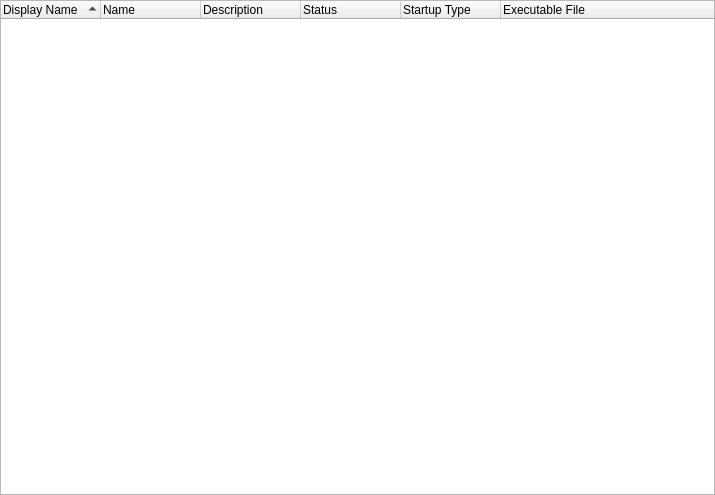
<?xml version="1.0" encoding="UTF-8"?>
<ui version="4.0">
 <class>SysInfoDrivers</class>
 <widget class="QWidget" name="SysInfoDrivers">
  <property name="geometry">
   <rect>
    <x>0</x>
    <y>0</y>
    <width>715</width>
    <height>495</height>
   </rect>
  </property>
  <property name="windowTitle">
   <string/>
  </property>
  <layout class="QVBoxLayout" name="verticalLayout">
   <property name="leftMargin">
    <number>0</number>
   </property>
   <property name="topMargin">
    <number>0</number>
   </property>
   <property name="rightMargin">
    <number>0</number>
   </property>
   <property name="bottomMargin">
    <number>0</number>
   </property>
   <item>
    <widget class="QTreeWidget" name="tree">
     <property name="contextMenuPolicy">
      <enum>Qt::ContextMenuPolicy::CustomContextMenu</enum>
     </property>
     <property name="showDropIndicator" stdset="0">
      <bool>false</bool>
     </property>
     <property name="indentation">
      <number>0</number>
     </property>
     <property name="sortingEnabled">
      <bool>true</bool>
     </property>
     <attribute name="headerShowSortIndicator" stdset="0">
      <bool>true</bool>
     </attribute>
     <column>
      <property name="text">
       <string>Display Name</string>
      </property>
     </column>
     <column>
      <property name="text">
       <string>Name</string>
      </property>
     </column>
     <column>
      <property name="text">
       <string>Description</string>
      </property>
     </column>
     <column>
      <property name="text">
       <string>Status</string>
      </property>
     </column>
     <column>
      <property name="text">
       <string>Startup Type</string>
      </property>
     </column>
     <column>
      <property name="text">
       <string>Executable File</string>
      </property>
     </column>
    </widget>
   </item>
  </layout>
  <action name="action_copy_row">
   <property name="text">
    <string>Copy Row</string>
   </property>
  </action>
  <action name="action_copy_value">
   <property name="text">
    <string>Copy Value</string>
   </property>
  </action>
 </widget>
 <resources/>
 <connections/>
</ui>
